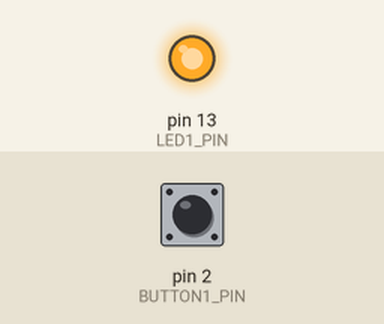
Simulated run of this sketch. Board: Arduino Uno, built with avr-gcc and run on an emulated ATmega328P. Shown: output pins drawn as LEDs (lit = HIGH). Inputs (shaded band) come from the test bench; at power-on: pin 2 (BUTTON1_PIN) LOW.

Above: at 1.2 s.
1.3 s: pin 2 (BUTTON1_PIN) pulled HIGH for 0.15 s
At 1.9 s:
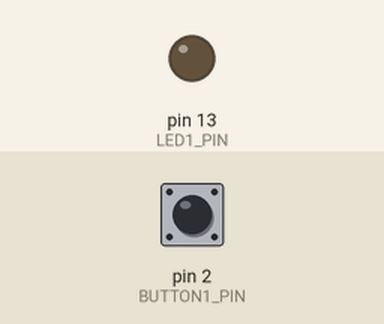
2.9 s: pin 2 (BUTTON1_PIN) pulled HIGH for 1 s
At 4.3 s:
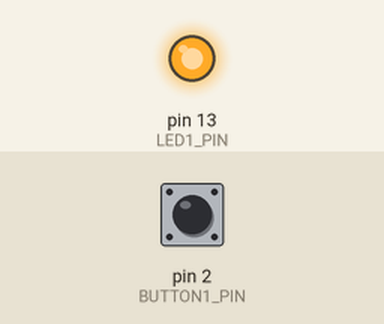
5.4 s: pin 2 (BUTTON1_PIN) pulled HIGH for 3.2 s
At 6.2 s:
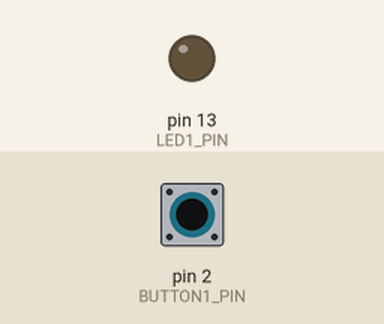
Timing chart, 0 to 8.4 s (numbered marks = the images above; inputs shaded):
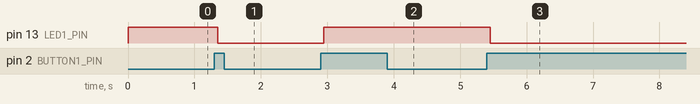

Measured:
- after the input at 1.3 s, pin 13 (LED1_PIN): HIGH → LOW after 0.05 s
- after the input at 2.9 s, pin 13 (LED1_PIN): LOW → HIGH after 0.05 s
- after the input at 5.4 s, pin 13 (LED1_PIN): HIGH → LOW after 0.05 s

The sketch:

exercise1.ino
```cpp
// Inverted Switch
// An LED will turn On every time the pushbutton switch is press Off(State 0),
// otherwise(State 1) the LED is Off.

#include <Arduino.h>

const int BUTTON1_PIN = 2;
const int LED1_PIN = 13;

void setup()
{
    pinMode(LED1_PIN, OUTPUT);
    pinMode(BUTTON1_PIN, INPUT);
}

int oldVal = 0;
int state = 0;

void loop()
{
    int buttonVal = digitalRead(BUTTON1_PIN);

    if ((buttonVal == HIGH) && (oldVal == LOW))
    {
        state = 1 - state;
        delay(50);
    }

    oldVal = buttonVal;

    if (state == 1)
    {
        digitalWrite(LED1_PIN, LOW);
    }
    if (state != 1)
    {
        digitalWrite(LED1_PIN, HIGH);
    }
}
```
